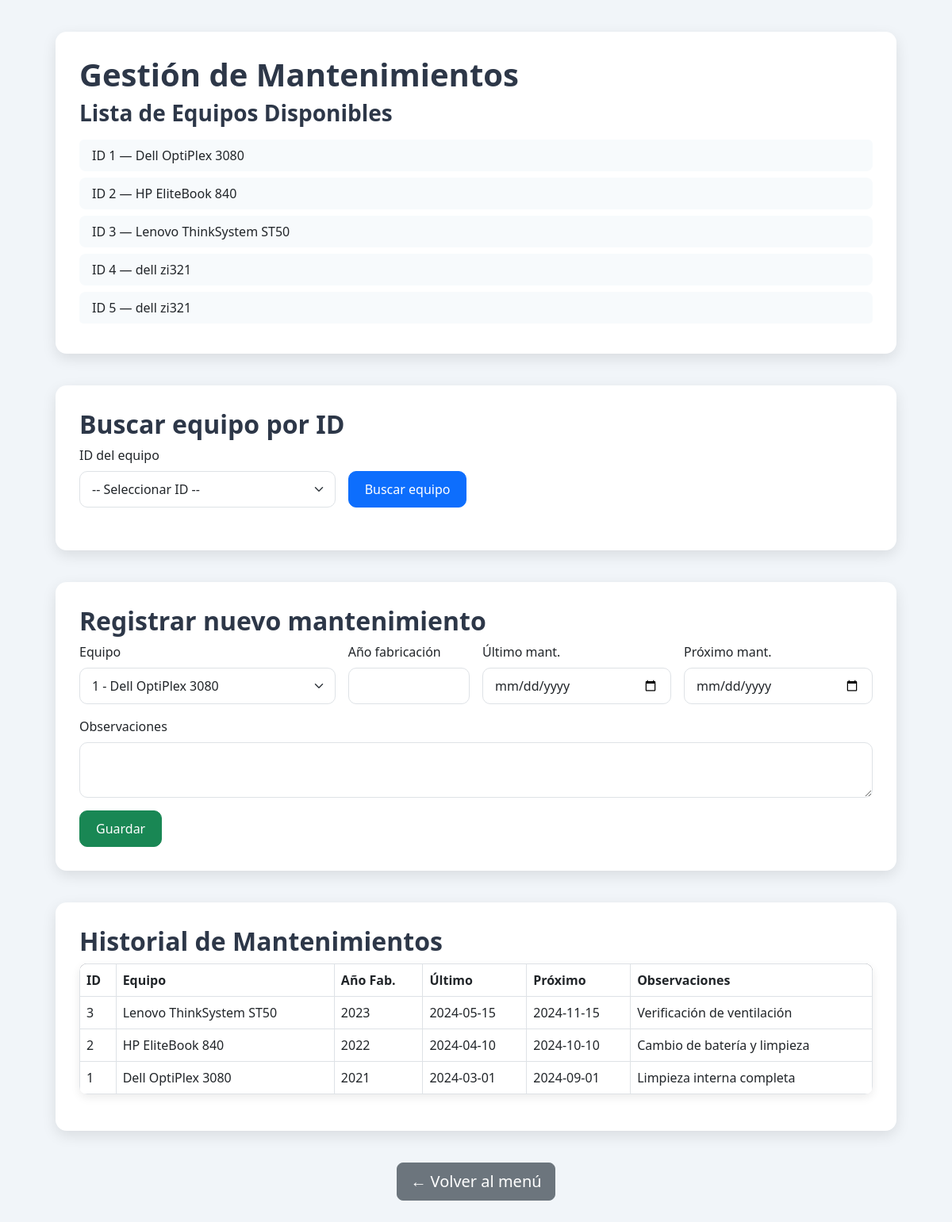
Screenshot of /mantenimiento.php with the database file from the repository.
### tables this page shows
CREATE TABLE `equipos` (
  `id` int(11) NOT NULL,
  `tipo` enum('PC','notebook','servidor') NOT NULL,
  `marca` varchar(100) NOT NULL,
  `modelo` varchar(100) NOT NULL,
  `procesador` varchar(100) NOT NULL,
  `ram_gb` int(11) NOT NULL,
  `almacenamiento_gb` int(11) NOT NULL,
  `sistema_operativo` varchar(100) NOT NULL,
  `anio_fabricacion` int(11) DEFAULT NULL,
  `empleado_id` int(11) DEFAULT NULL
);

CREATE TABLE `mantenimientos` (
  `id_mantenimiento` int(11) NOT NULL,
  `id_equipos` int(11) NOT NULL,
  `anio_fabricacion` year(4) NOT NULL,
  `fecha_ultimo_mantenimiento` date DEFAULT NULL,
  `observaciones` text DEFAULT NULL,
  `fecha_proximo_mantenimiento` date DEFAULT NULL
);

### mantenimiento.php (the view, shortened to what this page needs)
<?php
$conexion = new mysqli("localhost", "root", "", "sistema_it");
$equipos = $conexion->query("SELECT id, marca, modelo FROM equipos");
$lista_ids = $conexion->query("SELECT id, marca, modelo FROM equipos ORDER BY id ASC") or die("Error en la consulta de lista_ids: " . $conexion->error);
$mantenimientos = $conexion->query("
    SELECT m.*, e.marca, e.modelo
    FROM mantenimientos m
    JOIN equipos e ON m.id_equipos = e.id
    ORDER BY m.id_mantenimiento DESC
");
?>
<!DOCTYPE html>
<html lang="es">
<head>
    <link href="https://cdn.jsdelivr.net/npm/bootstrap@5.3.0/dist/css/bootstrap.min.css" rel="stylesheet">
</head>
<body>
<div class="container">
    <div class="card">
        <h1>Gestión de Mantenimientos</h1>
        <h3 class="mb-3">Lista de Equipos Disponibles</h3>
        <ul class="list-group">
            <?php while ($e = $lista_ids->fetch_assoc()): ?>
                <li class="list-group-item">
                    ID <?= $e['id'] ?> — <?= $e['marca'] ?> <?= $e['modelo'] ?>
                </li>
            <?php endwhile; ?>
        </ul>
    </div>
    <div class="card">
        <h2>Buscar equipo por ID</h2>
        <form method="GET" class="row g-3 align-items-end mb-4">
            <div class="col-md-4">
                <label for="buscar_id" class="form-label">ID del equipo</label>
                <select name="buscar_id" id="buscar_id" class="form-select" required>
                    <option value="">-- Seleccionar ID --</option>
                </select>
            </div>
            <div class="col-md-3">
                <button type="submit" class="btn btn-primary">Buscar equipo</button>
            </div>
        </form>
    </div>
    <div class="card">
        <h2>Registrar nuevo mantenimiento</h2>
        <form method="POST" class="row g-3">
            <div class="col-md-4">
                <label class="form-label">Equipo</label>
                <select name="id_equipos" class="form-select" required>
                    <?php mysqli_data_seek($equipos, 0); while ($eq = $equipos->fetch_assoc()): ?>
                        <option value="<?= $eq['id'] ?>">
                            <?= $eq['id'] ?> - <?= $eq['marca'] . ' ' . $eq['modelo'] ?>
                        </option>
                    <?php endwhile; ?>
                </select>
            </div>
            <div class="col-md-2">
                <label class="form-label">Año fabricación</label>
                <input type="number" name="anio_fabricacion" class="form-control" required>
            </div>
            <div class="col-md-3">
                <label class="form-label">Último mant.</label>
                <input type="date" name="fecha_ultimo_mantenimiento" class="form-control" required>
            </div>
            <div class="col-md-3">
                <label class="form-label">Próximo mant.</label>
                <input type="date" name="fecha_proximo_mantenimiento" class="form-control" required>
            </div>
            <div class="col-md-12">
                <label class="form-label">Observaciones</label>
                <textarea name="observaciones" class="form-control" rows="2"></textarea>
            </div>
            <div class="col-12">
                <button type="submit" class="btn btn-success">Guardar</button>
            </div>
        </form>
    </div>
    <div class="card">
        <h2>Historial de Mantenimientos</h2>
        <table class="table table-bordered table-hover">
            <thead>
                <tr>
                    <th>ID</th>
                    <th>Equipo</th>
                    <th>Año Fab.</th>
                    <th>Último</th>
                    <th>Próximo</th>
                    <th>Observaciones</th>
                </tr>
            </thead>
            <tbody>
                <?php while ($m = $mantenimientos->fetch_assoc()): ?>
                <tr>
                    <td><?= $m['id_mantenimiento'] ?></td>
                    <td><?= $m['marca'] . ' ' . $m['modelo'] ?></td>
                    <td><?= $m['anio_fabricacion'] ?></td>
                    <td><?= $m['fecha_ultimo_mantenimiento'] ?></td>
                    <td><?= $m['fecha_proximo_mantenimiento'] ?></td>
                    <td><?= $m['observaciones'] ?></td>
                </tr>
                <?php endwhile; ?>
            </tbody>
        </table>
    </div>
    <div class="text-center mt-4">
        <a href="index.php" class="btn btn-secondary btn-lg">← Volver al menú</a>
    </div>
</div>
</body>
</html>

### mantenimiento.php (style rules this page uses)
body { background: #f1f5f9; font-family: 'Segoe UI', Tahoma, Geneva, Verdana, sans-serif; color: #333; }
.container { max-width: 1100px; padding: 40px 20px; }
h1, h2, h3 { color: #2d3748; font-weight: 600; }
.card { background-color: #ffffff; border: none; border-radius: 14px; box-shadow: 0 6px 18px rgba(0,0,0,0.1); padding: 30px; margin-bottom: 40px; }
.list-group-item { background-color: #f7fafc; border: none; border-radius: 8px; margin-bottom: 8px; }
.form-control, .form-select { border-radius: 10px; padding: 10px 15px; }
.btn-primary, .btn-success { border-radius: 10px; padding: 10px 20px; font-weight: 500; }
.table { border-radius: 10px; overflow: hidden; background: #fff; box-shadow: 0 4px 12px rgba(0,0,0,0.08); }
thead { background-color: #2d3748; color: #fff; }

### rows the page displays
equipos: id "1", marca "Dell", modelo "OptiPlex 3080"
equipos: id "2", marca "HP", modelo "EliteBook 840"
equipos: id "3", marca "Lenovo", modelo "ThinkSystem ST50"
equipos: id "4", marca "dell", modelo "zi321"
equipos: id "5", marca "dell", modelo "zi321"
mantenimientos: id_mantenimiento "3", id_equipos.marca "Lenovo", id_equipos.modelo "ThinkSystem ST50", anio_fabricacion "2023", fecha_ultimo_mantenimiento "2024-05-15", fecha_proximo_mantenimiento "2024-11-15", observaciones "Verificación de ventilación"
mantenimientos: id_mantenimiento "2", id_equipos.marca "HP", id_equipos.modelo "EliteBook 840", anio_fabricacion "2022", fecha_ultimo_mantenimiento "2024-04-10", fecha_proximo_mantenimiento "2024-10-10", observaciones "Cambio de batería y limpieza"
mantenimientos: id_mantenimiento "1", id_equipos.marca "Dell", id_equipos.modelo "OptiPlex 3080", anio_fabricacion "2021", fecha_ultimo_mantenimiento "2024-03-01", fecha_proximo_mantenimiento "2024-09-01", observaciones "Limpieza interna completa"

### other values shown
form field id_equipos "1 - Dell OptiPlex 3080"
